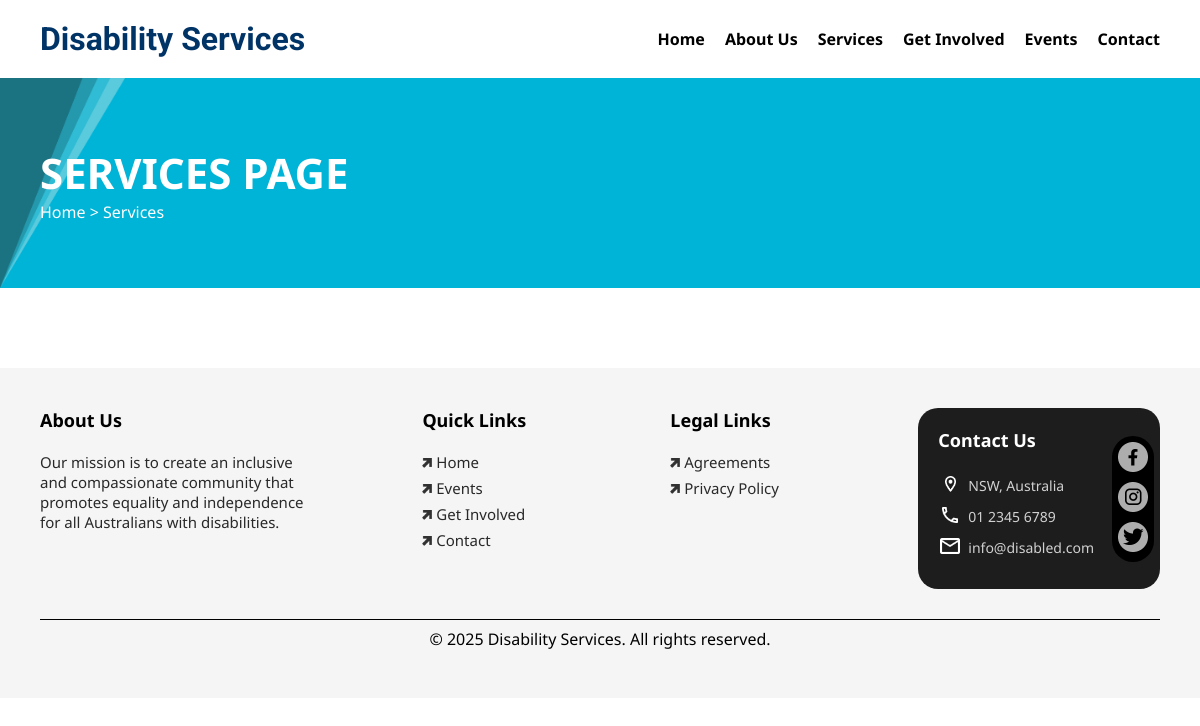
/services/, run on an earlier commit of the app's database.
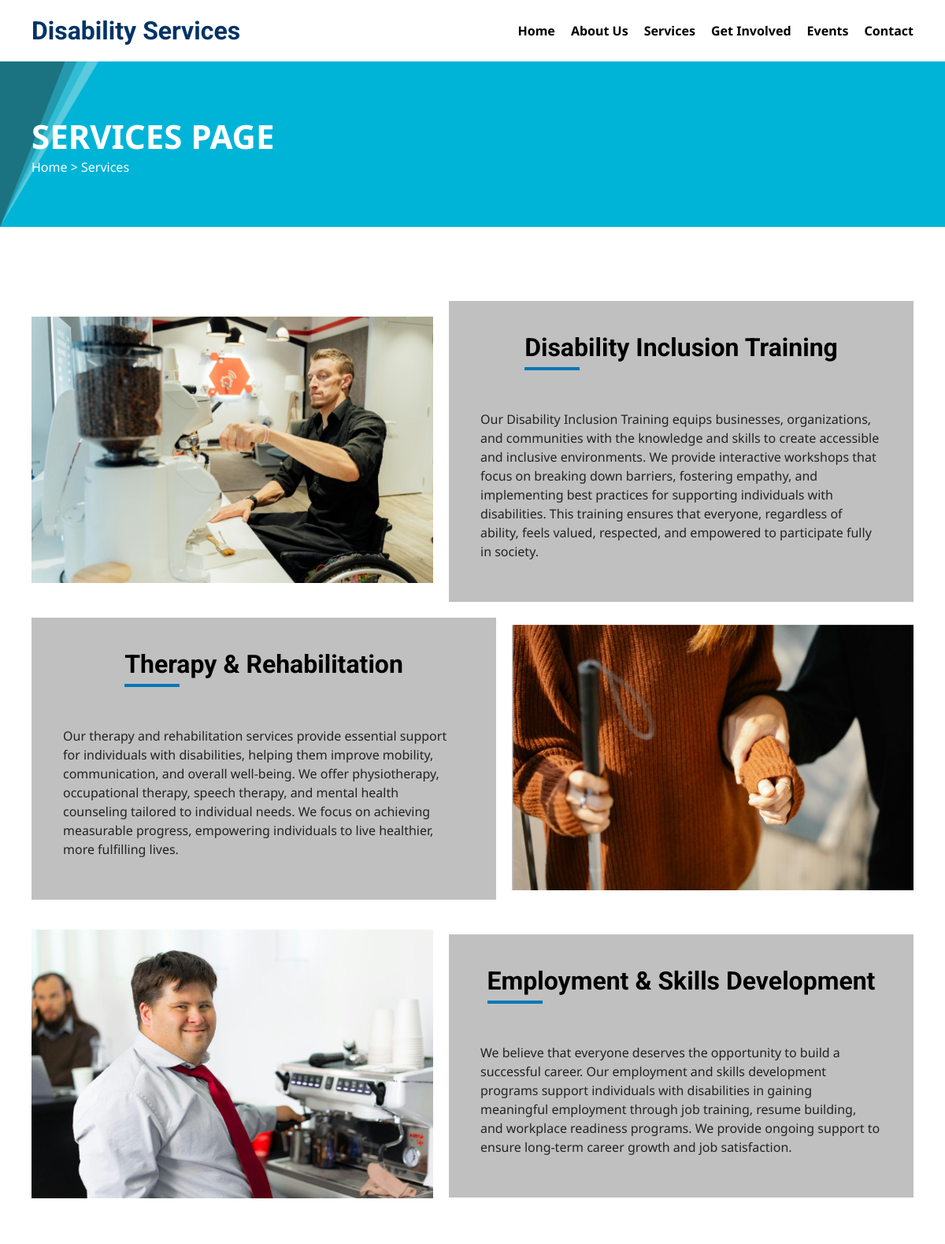
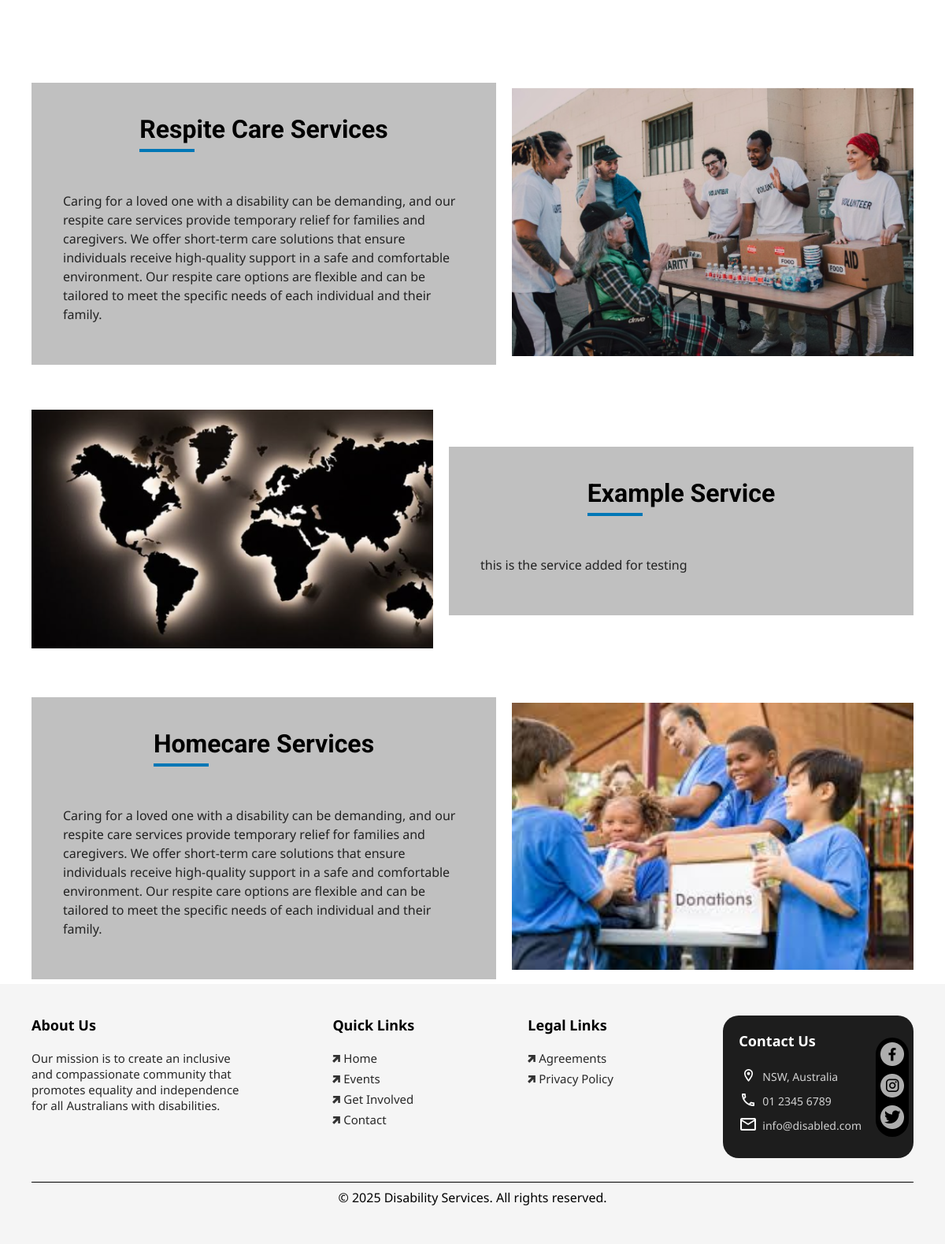
And on a later commit of the database (2 pictures, top to bottom).
### contactapp/models.py (models this page shows, shortened)
class Service(models.Model):
    title = models.CharField(max_length=255)
    description = models.TextField()
    image = models.ImageField(upload_to='services/')  # Make sure MEDIA settings are configured

### contactapp/views.py (the view)
# urls.py: path('services/', services_view,name='services'),
@cache_page(60*3)
def services_view(request):
      services=Service.objects.all()
      return render(request,'services.html',{'services':services})

### contactapp/templates/services.html (shortened to what this page needs)
{% load static %}
{% load cache %}
<!DOCTYPE html>
<html lang="en">
<head>
    <link rel="stylesheet" href="{% static 'css/index.css' %}" />
    <link rel="stylesheet" href="{% static 'css/services.css' %}" />
</head>
<body>
    <header class="site-header">
        <div class="container">
            <div class="header-top" style="display: flex; justify-content: space-between; align-items: center;">
                <div class="logo">
                    <a href="/"><h1>Disability Services</h1></a>
                </div>
                <nav class="main-nav">
                    <ul style="display: flex; gap: 20px; list-style: none; margin: 0; padding: 0;">
                        <li><a href="{% url 'home' %}">Home</a></li>
                        <li><a href="{% url 'aboutus' %}">About Us</a></li>
                        <li><a href="{% url 'services' %}">Services</a></li>
                        <li><a href="{% url 'getinvolved' %}">Get Involved</a></li>
                        <li><a href="{% url 'events' %}">Events</a></li>
                        <li><a href="{% url 'contact' %}">Contact</a></li>
                    </ul>
                </nav>
            </div>
        </div>
    </header>
    <section class="page-navigation">
        <img src="{% static 'images/reactangle-design2.png' %}" class="page-navigation-bg" alt="Background design" />
        <div class="container">
            <div class="page-navigation-content">
                <p class="page-name">Services Page</p>
                <p class="page-link"><a href="/">Home</a> &gt; Services</p>
            </div>
        </div>
    </section>
    {% for service in services %}
        {% cache 900 service_block service.id %}
        <section class="service1 {% cycle 'service2' 'service3' 'service4' '' %}">
            <div class="container">
                <div class="service1-wrapper" style="display: flex; align-items: center; gap: 20px;">
                    {% if forloop.counter0|divisibleby:2 %}
                    <div class="service1-img" style="flex: 1;">
                        <img src="{{ service.image.url }}" alt="{{ service.title }}" style="width: 100%; height: auto;" />
                    </div>
                    {% endif %}
                    <div class="service1-content" style="flex: 1;">
                        <div class="section-title">
                            <h2>{{ service.title }}</h2>
                        </div>
                        <p>{{ service.description }}</p>
                    </div>
                    {% if not forloop.counter0|divisibleby:2 %}
                    <div class="service1-img" style="flex: 1;">
                        <img src="{{ service.image.url }}" alt="{{ service.title }}" style="width: 100%; height: auto;" />
                    </div>
                    {% endif %}
                </div>
            </div>
        </section>
        {% endcache %}
    {% endfor %}
    <footer class="site-footer" style="background-color: #f5f5f5; padding: 40px 0;">
        <div class="container">
            <div class="footer-wrapper" style="display: flex; flex-wrap: wrap; gap: 40px; justify-content: space-between;">
                <ul style="list-style: none; padding: 0; max-width: 300px;">
                    <li><strong>About Us</strong></li>
                    <li>Our mission is to create an inclusive and compassionate community that promotes equality and independence for all Australians with disabilities.</li>
                </ul>
                <ul style="list-style: none; padding: 0;">
                    <li><strong>Quick Links</strong></li>
                    <li><a href="/"><img height="10" src="{% static 'images/arrow.png' %}" alt="" /> Home</a></li>
                    <li><a href="/events/"><img height="10" src="{% static 'images/arrow.png' %}" alt="" /> Events</a></li>
                    <li><a href="/getinvolved/"><img height="10" src="{% static 'images/arrow.png' %}" alt="" /> Get Involved</a></li>
                    <li><a href="/contact/"><img height="10" src="{% static 'images/arrow.png' %}" alt="" /> Contact</a></li>
                </ul>
                <ul style="list-style: none; padding: 0;">
                    <li><strong>Legal Links</strong></li>
                    <li><a href="#"><img height="10" src="{% static 'images/arrow.png' %}" alt="" /> Agreements</a></li>
                    <li><a href="#"><img height="10" src="{% static 'images/arrow.png' %}" alt="" /> Privacy Policy</a></li>
                </ul>
                <div class="footer-contact">
                    <div>
                        <p class="footer-contact-title">Contact Us</p>
                        <div class="footer-contact-item">
                            <img src="{% static 'images/address.png' %}" alt="">
                            <p>NSW, Australia</p>
                        </div>
                        <div class="footer-contact-item">
                            <img src="{% static 'images/phone.png' %}" alt="">
                            <p>01 2345 6789</p>
                        </div>
                        <div class="footer-contact-item">
                            <img src="{% static 'images/gmail.png' %}" alt="">
                            <p>info@disabled.com</p>
                        </div>
                    </div>
                    <div class="footer-social">
                        <a href="#"><img src="{% static 'images/facebook.png' %}" alt=""></a>
                        <a href="#"><img src="{% static 'images/instagram.png' %}" alt=""></a>
                        <a href="#"><img src="{% static 'images/twitter.png' %}" alt=""></a>
                    </div>
                </div>
            </div>
            <p class="footer-bottom-text" style="text-align: center; margin-top: 30px;">
                &copy; 2025 Disability Services. All rights reserved.
            </p>
        </div>
    </footer>
</body>
</html>

### static/css/index.css (style rules this page uses)
* { margin: 0; padding: 0; box-sizing: border-box; }
:root { --primary-color: #094d91; }
body { font-family: 'Noto Sans', sans-serif; color: black; }
h1, h2, h3, h4, h5, h6 { font-family: 'Roboto', sans-serif; }
.container { width: 100%; max-width: 1120px; margin: 0 auto; }
.page-navigation { background: #00b4d8; color: #fff; position: relative; height: 210px; margin-bottom: 80px; }
.page-navigation-bg { left: 0; top: 0; position: absolute; height: 100%; }
.page-navigation .container { height: 100%; position: relative; display: flex; flex-direction: column; justify-content: center; }
.page-navigation-content { position: relative; z-index: 2; }
.page-navigation img { height: 100%; width: auto; object-fit: contain; position: absolute; bottom: 0; right: 20px; z-index: 1; }
.page-navigation .page-name { font-size:42px ; font-weight: bold; text-transform: uppercase; }
.page-navigation a { text-decoration: none; color: #fff; transition: 0.2s ease-in-out; }
header { background-color: white; color: black; padding: 10px 0; display: flex; justify-content: space-between; align-items: center; padding: 20px; }
header .logo h1 { font-size: 2rem; color: #003366; }
header .logo a { text-decoration: none; }
nav ul { display: flex; list-style: none; gap: 20px; }
nav a { color: black; text-decoration: none; font-size: 1rem; font-weight: bold; transition: color 0.2s ease; position: relative; }
nav a::before { content: ''; position: absolute; bottom: -6px; left: 0; width: 0; height: 2px; background-color: #003366; transition: width 0.4s ease; }
.section-title { display: flex; justify-content: center; }
.section-title h2 { font-size: 32px; margin-bottom: 40px; position: relative; display: inline-block; padding-bottom: 20px; text-align: center; }
.section-title h2::before { content: ""; position: absolute; bottom: 10px; left: 0; width: 70px; height: 4px; background-color: #0077b6; }
footer { background: silver; padding: 50px 50px 0; }
.footer-wrapper { display: flex; align-items: start; justify-content: space-between; flex-wrap: wrap; }
.footer-wrapper ul { width: 24%; list-style: none; }
.footer-wrapper ul:nth-child(2), .footer-wrapper ul:nth-child(3) { width: 12%; }
.footer-wrapper ul li:nth-child(1) { color: black; font-size: 18px; font-weight: bold; margin-bottom: 20px; }
.footer-wrapper ul li { margin-bottom: 6px; color: #292929; font-size: 15px; }
.footer-wrapper ul li a { text-decoration: none; font-size: 15px; color: #292929; }
.footer-wrapper ul li a img { opacity: 0.8; }
.footer-contact { background: #1d1d1d; border-radius: 20px; padding: 20px 6px 20px 20px; display: flex; gap: 18px; align-items: center; width: fit-content; }
.footer-contact-title { color: white; font-size: 18px; font-weight: bold; margin-bottom: 24px; }
.footer-contact div { color: #d1d1d1; font-size: 14px; }
.footer-contact-item { display: flex; gap: 6px; margin-bottom: 12px; }
.footer-contact-item img { height: 16px; width: 24px; object-fit: contain; }
.footer-social { background: black; border-radius: 23px; padding: 6px; display: flex; flex-direction: column; width: fit-content; gap: 6px; }
.footer-social img { height: 30px; width: 30px; opacity: 0.8; cursor: pointer; }
.footer-bottom-text { width: 100%; text-align: center; border-top: 1px solid #000; margin-top: 24px; padding: 8px 0; }

### static/css/services.css (style rules this page uses)
.service1 { padding: 20px 0 0; }
.service4 { padding-bottom: 120px; }
.service1-wrapper { display: flex; height: 370px; }
.service1-content, .service1-img { width: 60%; }
.service1-img img { width: 100%; object-fit: cover; height: 100%; }
.service1-content { background: silver; padding: 40px; overflow-y: auto; }
.service1-content p { line-height: 24px; margin-bottom: 12px; color: #222222; }

What changed in the data, as far as the page shows it:
added Service: image (picture), title "Disability Inclusion Training", description "Our Disability Inclusion Training equips businesses, organizations, and communities with the knowledge and skills to create accessible and inclusive environments. We provide interactive workshops that focus on breaking down barriers, fostering empathy, and implementing best practices for supporting individuals with disabilities. This training ensures that everyone, regardless of ability, feels valued, respected, and empowered to participate fully in society."
added Service: title "Therapy & Rehabilitation", description "Our therapy and rehabilitation services provide essential support for individuals with disabilities, helping them improve mobility, communication, and overall well-being. We offer physiotherapy, occupational therapy, speech therapy, and mental health counseling tailored to individual needs. We focus on achieving measurable progress, empowering individuals to live healthier, more fulfilling lives.", image (picture)
added Service: image (picture), title "Employment & Skills Development", description "We believe that everyone deserves the opportunity to build a successful career. Our employment and skills development programs support individuals with disabilities in gaining meaningful employment through job training, resume building, and workplace readiness programs. We provide ongoing support to ensure long-term career growth and job satisfaction."
added Service: title "Respite Care Services", description "Caring for a loved one with a disability can be demanding, and our respite care services provide temporary relief for families and caregivers. We offer short-term care solutions that ensure individuals receive high-quality support in a safe and comfortable environment. Our respite care options are flexible and can be tailored to meet the specific needs of each individual and their family.", image (picture)
added Service: image (picture), title "Example Service", description "this is the service added for testing"
added Service: title "Homecare Services", description "Caring for a loved one with a disability can be demanding, and our respite care services provide temporary relief for families and caregivers. We offer short-term care solutions that ensure individuals receive high-quality support in a safe and comfortable environment. Our respite care options are flexible and can be tailored to meet the specific needs of each individual and their family.", image (picture)
